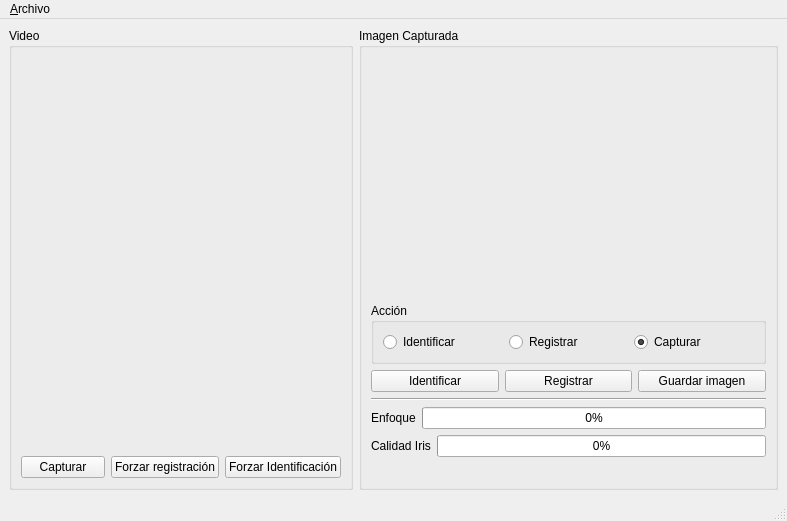
<?xml version="1.0" encoding="UTF-8"?>
<ui version="4.0">
 <class>mainForm</class>
 <widget class="QMainWindow" name="mainForm">
  <property name="geometry">
   <rect>
    <x>0</x>
    <y>0</y>
    <width>787</width>
    <height>521</height>
   </rect>
  </property>
  <property name="windowTitle">
   <string>Reconocimiento de iris</string>
  </property>
  <widget class="QWidget" name="centralwidget">
   <layout class="QGridLayout" name="gridLayout_2">
    <item row="0" column="0">
     <widget class="QGroupBox" name="groupBox">
      <property name="title">
       <string>Video</string>
      </property>
      <layout class="QGridLayout" name="gridLayout_3">
       <item row="1" column="0">
        <layout class="QHBoxLayout" name="horizontalLayout_2">
         <item>
          <widget class="QPushButton" name="btnCapturar">
           <property name="text">
            <string>Capturar</string>
           </property>
          </widget>
         </item>
         <item>
          <widget class="QPushButton" name="btnForzarRegistracion">
           <property name="text">
            <string>Forzar registración</string>
           </property>
          </widget>
         </item>
         <item>
          <widget class="QPushButton" name="btnForzarIdentificacion">
           <property name="text">
            <string>Forzar Identificación</string>
           </property>
          </widget>
         </item>
        </layout>
       </item>
       <item row="0" column="0">
        <widget class="ImageWidget" name="videoWidget" native="true">
         <property name="minimumSize">
          <size>
           <width>320</width>
           <height>240</height>
          </size>
         </property>
        </widget>
       </item>
      </layout>
     </widget>
    </item>
    <item row="0" column="1">
     <widget class="QGroupBox" name="groupBox_2">
      <property name="title">
       <string>Imagen Capturada</string>
      </property>
      <layout class="QGridLayout" name="gridLayout">
       <item row="0" column="0">
        <widget class="ImageWidget" name="capturedImage" native="true">
         <property name="minimumSize">
          <size>
           <width>320</width>
           <height>240</height>
          </size>
         </property>
        </widget>
       </item>
       <item row="1" column="0">
        <widget class="QGroupBox" name="groupBox_4">
         <property name="title">
          <string>Acción</string>
         </property>
         <layout class="QGridLayout" name="gridLayout_4">
          <item row="0" column="0">
           <layout class="QHBoxLayout" name="horizontalLayout">
            <item>
             <widget class="QRadioButton" name="radioIdentificar">
              <property name="text">
               <string>Identificar</string>
              </property>
             </widget>
            </item>
            <item>
             <widget class="QRadioButton" name="radioRegistrar">
              <property name="text">
               <string>Registrar</string>
              </property>
             </widget>
            </item>
            <item>
             <widget class="QRadioButton" name="radioCapturar">
              <property name="text">
               <string>Capturar</string>
              </property>
              <property name="checked">
               <bool>true</bool>
              </property>
             </widget>
            </item>
           </layout>
          </item>
         </layout>
         <zorder></zorder>
        </widget>
       </item>
       <item row="2" column="0">
        <layout class="QHBoxLayout" name="horizontalLayout_5">
         <item>
          <widget class="QPushButton" name="btnIdentificar">
           <property name="text">
            <string>Identificar</string>
           </property>
          </widget>
         </item>
         <item>
          <widget class="QPushButton" name="btnRegistrar">
           <property name="text">
            <string>Registrar</string>
           </property>
          </widget>
         </item>
         <item>
          <widget class="QPushButton" name="btnGuardarImagen">
           <property name="text">
            <string>Guardar imagen</string>
           </property>
          </widget>
         </item>
        </layout>
       </item>
       <item row="3" column="0">
        <widget class="Line" name="line">
         <property name="orientation">
          <enum>Qt::Horizontal</enum>
         </property>
        </widget>
       </item>
       <item row="4" column="0">
        <layout class="QHBoxLayout" name="horizontalLayout_4">
         <item>
          <widget class="QLabel" name="focusLabel">
           <property name="text">
            <string>Enfoque</string>
           </property>
          </widget>
         </item>
         <item>
          <widget class="QProgressBar" name="focusScore">
           <property name="value">
            <number>0</number>
           </property>
          </widget>
         </item>
        </layout>
       </item>
       <item row="5" column="0">
        <layout class="QHBoxLayout" name="horizontalLayout_3">
         <item>
          <widget class="QLabel" name="label_4">
           <property name="text">
            <string>Calidad Iris</string>
           </property>
          </widget>
         </item>
         <item>
          <widget class="QProgressBar" name="irisScore">
           <property name="value">
            <number>0</number>
           </property>
          </widget>
         </item>
        </layout>
       </item>
       <item row="6" column="0">
        <spacer name="verticalSpacer">
         <property name="orientation">
          <enum>Qt::Vertical</enum>
         </property>
         <property name="sizeHint" stdset="0">
          <size>
           <width>20</width>
           <height>5</height>
          </size>
         </property>
        </spacer>
       </item>
      </layout>
     </widget>
    </item>
   </layout>
  </widget>
  <widget class="QMenuBar" name="menuBar">
   <property name="geometry">
    <rect>
     <x>0</x>
     <y>0</y>
     <width>787</width>
     <height>23</height>
    </rect>
   </property>
   <widget class="QMenu" name="menu_Archivo">
    <property name="title">
     <string>&amp;Archivo</string>
    </property>
    <addaction name="action_Par_metros"/>
    <addaction name="action_Procesar_archivo"/>
   </widget>
   <addaction name="menu_Archivo"/>
  </widget>
  <widget class="QStatusBar" name="statusBar"/>
  <action name="actionE_xit">
   <property name="text">
    <string>&amp;Salir</string>
   </property>
  </action>
  <action name="action_Par_metros">
   <property name="text">
    <string>&amp;Parámetros</string>
   </property>
  </action>
  <action name="action_Procesar_archivo">
   <property name="text">
    <string>P&amp;rocesar archivo...</string>
   </property>
  </action>
 </widget>
 <customwidgets>
  <customwidget>
   <class>ImageWidget</class>
   <extends>QWidget</extends>
   <header>ImageWidget.h</header>
   <container>1</container>
  </customwidget>
 </customwidgets>
 <resources/>
 <connections>
  <connection>
   <sender>actionE_xit</sender>
   <signal>triggered()</signal>
   <receiver>mainForm</receiver>
   <slot>close()</slot>
   <hints>
    <hint type="sourcelabel">
     <x>-1</x>
     <y>-1</y>
    </hint>
    <hint type="destinationlabel">
     <x>371</x>
     <y>203</y>
    </hint>
   </hints>
  </connection>
 </connections>
</ui>
